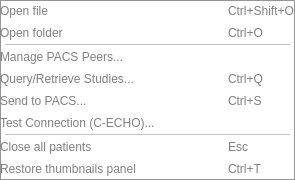
<?xml version="1.0" encoding="UTF-8"?>
<ui version="4.0">
 <class>FileMenu</class>
 <widget class="QMenu" name="FileMenu">
  <property name="geometry">
   <rect>
    <x>0</x>
    <y>0</y>
    <width>163</width>
    <height>116</height>
   </rect>
  </property>
  <property name="windowTitle">
   <string>FileMenu</string>
  </property>
  <property name="styleSheet">
   <string notr="true">QMenu 
{
 color:white
}
QMenu::item
{      
	color: grey;
}
QMenu::item:selected
{
	border-style: none;
	background-color:  rgba(128, 128, 128, 0.2);
}
QMenu::item:pressed 
{
  	border-style: none;
	background-color: rgba(128, 128, 128, 0.3);
}</string>
  </property>
  <property name="tearOffEnabled">
   <bool>false</bool>
  </property>
  <property name="title">
   <string>File</string>
  </property>
  <action name="actionOpenFile">
   <property name="icon">
    <iconset resource="gui.qrc">
     <normaloff>:/res/icon_file.png</normaloff>:/res/icon_file.png</iconset>
   </property>
   <property name="text">
    <string>Open file</string>
   </property>
   <property name="shortcut">
    <string>Ctrl+Shift+O</string>
   </property>
  </action>
  <action name="actionOpenFolder">
   <property name="icon">
    <iconset resource="gui.qrc">
     <normaloff>:/res/icon_folder.png</normaloff>:/res/icon_folder.png</iconset>
   </property>
   <property name="text">
    <string>Open folder</string>
   </property>
   <property name="shortcut">
    <string>Ctrl+O</string>
   </property>
  </action>
  <action name="actionCloseAllPatients">
   <property name="icon">
    <iconset resource="gui.qrc">
     <normaloff>:/res/closeAll_icon.png</normaloff>:/res/closeAll_icon.png</iconset>
   </property>
   <property name="text">
    <string>Close all patients</string>
   </property>
   <property name="shortcut">
    <string>Esc</string>
   </property>
  </action>
  <action name="actionRestoreThumbnailsPanel">
   <property name="text">
    <string>Restore thumbnails panel</string>
   </property>
   <property name="shortcut">
    <string>Ctrl+T</string>
   </property>
  </action>
  <action name="actionManagePeers">
   <property name="text">
    <string>Manage PACS Peers...</string>
   </property>
  </action>
  <action name="actionQueryRetrieve">
   <property name="text">
    <string>Query/Retrieve Studies...</string>
   </property>
   <property name="shortcut">
    <string>Ctrl+Q</string>
   </property>
  </action>
  <action name="actionDimseEcho">
   <property name="text">
    <string>Test Connection (C-ECHO)...</string>
   </property>
  </action>
  <action name="actionSendToPacs">
   <property name="text">
    <string>Send to PACS...</string>
   </property>
   <property name="shortcut">
    <string>Ctrl+S</string>
   </property>
  </action>
  <addaction name="actionOpenFile"/>
  <addaction name="actionOpenFolder"/>
  <addaction name="separator"/>
  <addaction name="actionManagePeers"/>
  <addaction name="actionQueryRetrieve"/>
  <addaction name="actionSendToPacs"/>
  <addaction name="actionDimseEcho"/>
  <addaction name="separator"/>
  <addaction name="actionCloseAllPatients"/>
  <addaction name="actionRestoreThumbnailsPanel"/>
 </widget>
 <layoutdefault spacing="6" margin="11"/>
 <resources>
  <include location="gui.qrc"/>
 </resources>
 <connections/>
</ui>
